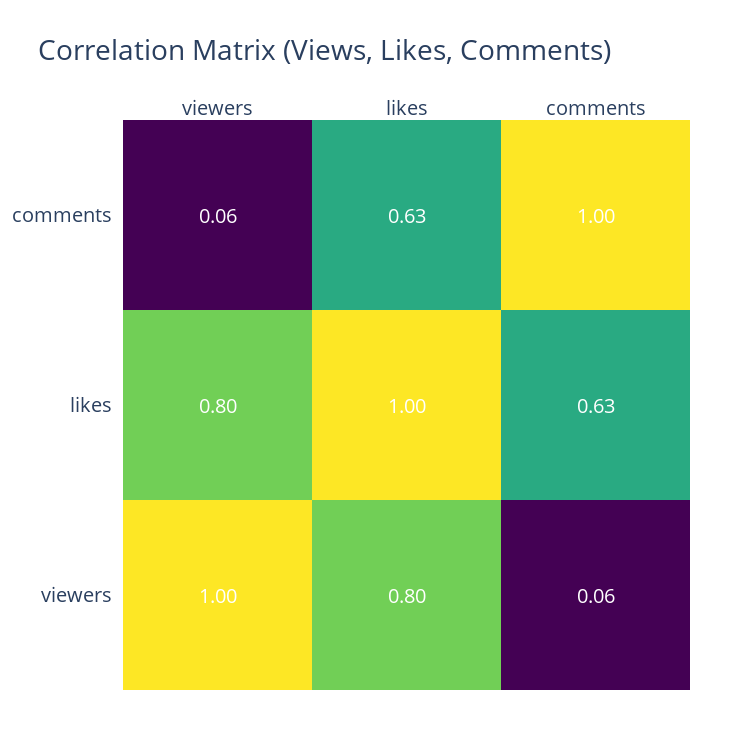

Notebook code for this chart:
### Markdown cell above
**Correlation heatmap: Relationships between views, likes, and comments**

- Shows how strongly each metric is linearly related to the others.
- Larger, labeled heatmap for easy interpretation and no overlap of labels.
- Only generated if enough datapoints exist (more than 5 received stats).

### Code cell
import pandas as pd
import plotly.figure_factory as ff

if len(received_stats) > 5:
    df = pd.DataFrame(received_stats)
    corr_matrix = df[["viewers", "likes", "comments"]].corr()
    fig_corr = ff.create_annotated_heatmap(
        z=corr_matrix.values,
        x=corr_matrix.columns.tolist(),
        y=corr_matrix.columns.tolist(),
        annotation_text=[[f"{v:.2f}" for v in row] for row in corr_matrix.values],
        colorscale='Viridis',
        font_colors=['white'],
    )
    fig_corr.update_layout(
        title="Correlation Matrix (Views, Likes, Comments)",
        title_font_size=28,
        width=750,
        height=750,
        margin=dict(l=120, r=60, t=120, b=60),
        xaxis=dict(tickfont=dict(size=20)),
        yaxis=dict(tickfont=dict(size=20))
    )
    for ann in fig_corr.layout.annotations:
        ann.font.size = 20
    fig_corr.show()
else:
    print("Not enough data points for a meaningful correlation heatmap.")

### Figure 1 — Plotly figure (JSON) as saved in the notebook; plotly's stock layout.template omitted (floating-point values rounded to 4 significant figures)
{"data": [{"colorscale": [[0, "#440154"], [0.1111, "#482878"], [0.2222, "#3e4989"], [0.3333, "#31688e"], [0.4444, "#26828e"], [0.5556, "#1f9e89"], [0.6667, "#35b779"], [0.7778, "#6ece58"], [0.8889, "#b5de2b"], [1, "#fde725"]], "reversescale": false, "showscale": false, "type": "heatmap", "x": ["viewers", "likes", "comments"], "y": ["viewers", "likes", "comments"], "z": [[1.0, 0.795, 0.05527], [0.795, 1.0, 0.6284], [0.05527, 0.6284, 1.0]]}], "layout": {"annotations": [{"font": {"color": "white", "size": 20}, "showarrow": false, "text": "1.00", "x": "viewers", "xref": "x", "y": "viewers", "yref": "y"}, {"font": {"color": "white", "size": 20}, "showarrow": false, "text": "0.80", "x": "likes", "xref": "x", "y": "viewers", "yref": "y"}, {"font": {"color": "white", "size": 20}, "showarrow": false, "text": "0.06", "x": "comments", "xref": "x", "y": "viewers", "yref": "y"}, {"font": {"color": "white", "size": 20}, "showarrow": false, "text": "0.80", "x": "viewers", "xref": "x", "y": "likes", "yref": "y"}, {"font": {"color": "white", "size": 20}, "showarrow": false, "text": "1.00", "x": "likes", "xref": "x", "y": "likes", "yref": "y"}, {"font": {"color": "white", "size": 20}, "showarrow": false, "text": "0.63", "x": "comments", "xref": "x", "y": "likes", "yref": "y"}, {"font": {"color": "white", "size": 20}, "showarrow": false, "text": "0.06", "x": "viewers", "xref": "x", "y": "comments", "yref": "y"}, {"font": {"color": "white", "size": 20}, "showarrow": false, "text": "0.63", "x": "likes", "xref": "x", "y": "comments", "yref": "y"}, {"font": {"color": "white", "size": 20}, "showarrow": false, "text": "1.00", "x": "comments", "xref": "x", "y": "comments", "yref": "y"}], "height": 750, "margin": {"b": 60, "l": 120, "r": 60, "t": 120}, "title": {"font": {"size": 28}, "text": "Correlation Matrix (Views, Likes, Comments)"}, "width": 750, "xaxis": {"dtick": 1, "gridcolor": "rgb(0, 0, 0)", "side": "top", "tickfont": {"size": 20}, "ticks": ""}, "yaxis": {"dtick": 1, "tickfont": {"size": 20}, "ticks": "", "ticksuffix": "  "}}}
